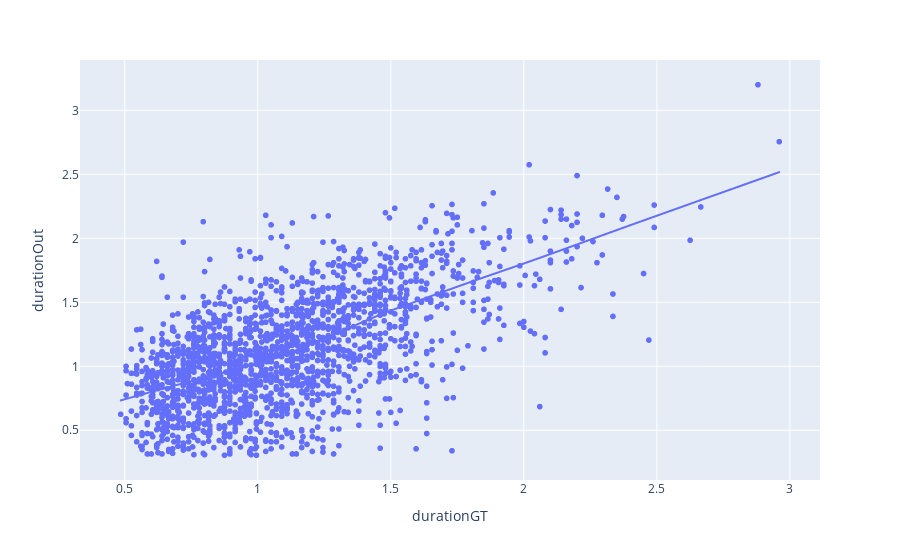

The cell this chart's notebook holds for it:
### Code cell
px.scatter(allTablesOut[allTablesOut.tp],x="durationGT",y="durationOut",trendline="lowess")

### Figure 1 — Plotly figure (JSON) as saved in the notebook; plotly's stock layout.template omitted (floating-point values rounded to 4 significant figures; data arrays with more than 128 entries replaced by an {"elided": "..."} marker saying what was removed)
{"data": [{"hovertemplate": "durationGT=%{x}<br>durationOut=%{y}<extra></extra>", "legendgroup": "", "marker": {"color": "#636efa", "symbol": "circle"}, "mode": "markers", "name": "", "showlegend": false, "type": "scattergl", "x": {"elided": "1941 float values"}, "xaxis": "x", "y": {"elided": "1941 float values"}, "yaxis": "y"}, {"hovertemplate": "<b>LOWESS trendline</b><br><br>durationGT=%{x}<br>durationOut=%{y} <b>(trend)</b><extra></extra>", "legendgroup": "", "marker": {"color": "#636efa", "symbol": "circle"}, "mode": "lines", "name": "", "showlegend": false, "type": "scattergl", "x": {"elided": "1941 float values"}, "xaxis": "x", "y": {"elided": "1941 float values"}, "yaxis": "y"}], "layout": {"legend": {"tracegroupgap": 0}, "margin": {"t": 60}, "xaxis": {"anchor": "y", "domain": [0, 1], "title": {"text": "durationGT"}}, "yaxis": {"anchor": "x", "domain": [0, 1], "title": {"text": "durationOut"}}}}
